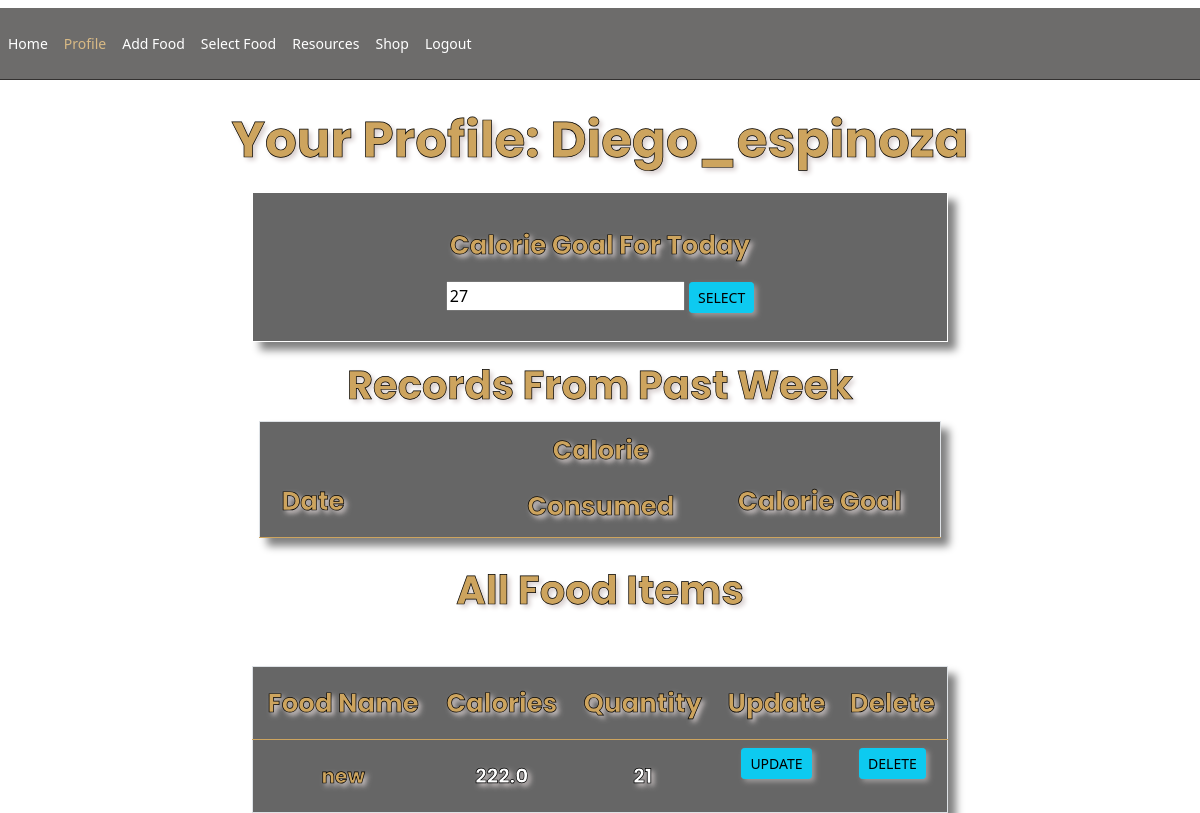
/profile/ (signed in), run on the app's committed database.
### main_app/models.py (models this page shows, shortened)
class Profile(models.Model):
	person_of = models.ForeignKey(User,null=True,on_delete=models.CASCADE)
	calorie_count = models.FloatField(default=0,null=True,blank=True)
	food_selected = models.ForeignKey(Food,on_delete=models.CASCADE,null=True,blank=True)
	quantity = models.FloatField(default=0)
	total_calorie = models.FloatField(default=0,null=True)
	date = models.DateField(auto_now_add = True)
	calorie_goal = models.PositiveIntegerField(default=0)
	all_food_selected_today = models.ManyToManyField(Food,through='PostFood',related_name='inventory')

class Food(models.Model):
	name = models.CharField(max_length=200 ,null=False)
	quantity = models.PositiveIntegerField(null=False,default=0)
	calorie = models.FloatField(null=False,default=0)
	person_of = models.ForeignKey(User,null=True,on_delete=models.CASCADE)

### main_app/views.py (the view)
# urls.py: path('profile/',views.ProfilePage,name='profile'),
@login_required
def ProfilePage(request):
	person = Profile.objects.filter(person_of=request.user).last()
	food_items = Food.objects.filter(person_of=request.user)
	form = ProfileForm(instance=person)
	if request.method == 'POST':
		form = ProfileForm(request.POST,instance=person)
		if form.is_valid():
			form.save()
			return redirect('home')
	else:
		form = ProfileForm(instance=person)
	some_day_last_week = timezone.now().date() -timedelta(days=7)
	records=Profile.objects.filter(date__gte=some_day_last_week,date__lt=timezone.now().date(),person_of=request.user)
	context = {'form':form,'food_items':food_items,'records':records}
	return render(request, 'profile.html',context)

### main_app/forms.py
class ProfileForm(forms.ModelForm):
	class Meta:
		model = Profile
		fields = ('calorie_goal',)

### main_app/templates/profile.html (shortened to what this page needs)
{% extends 'base.html' %}
{% block content %}
<br>
<div class="container-fluid">
    <div class="app-title">
        <h1 class="username" class="text-center profile-text mt-2">Your Profile: {{ request.user }} </h1>
    </div>
    <div class="row mt-4 mb-4">
        <div id="home-table" class="profgoal" class="col-lg-5 card card-body">
            <form method="POST" action="" class="login-form pt-4">
                {% for field in form %}
                <h1 class="card-title text-center">Calorie Goal For Today</h1>
                <div class="field text-center">{{ field }}
                    {% endfor %}
                    <input class="btn btn-sm btn-info" type="submit" value="select">
                </div>
            </form>
        </div>
        <div >
        <h1 id="all-food" class="text-center headline" >Records From Past Week</h1>
        <table class="table text-center" id="home-table">
            <thead class="thead-dark">
                <tr>
                    <th class="card-title" scope="col">Date</th>
                    <th id="calorie-consumed" class="card-title" scope="col">Calorie Consumed</th>
                    <th class="card-title" scope="col">Calorie Goal</th>
                </tr>
            </thead>
        </table>
     </div>
    </div>
    <h1 id="all-food" class="text-center headline">All Food Items </h1>
    <div class="row mt-5">
        <table class="table text-center" id="home-table">
            <thead>
                <tr>
                    <th class="card-title" scope="col" >Food Name</th>
                    <th class="card-title" scope="col">Calories</th>
                    <th class="card-title" scope="col">Quantity</th>
                    <th class="card-title" scope="col">Update</th>
                    <th class="card-title" scope="col">Delete</th>
                </tr>
            </thead>
            <tbody>
                {% for food in food_items %}
                <tr>
                    <td class="food-name" id="fontsize">{{ food.name }}</td>
                    <td class="add-food" id="fontsize">{{ food.calorie }}</td>
                    <td class="add-food"id="fontsize">{{ food.quantity }}</td>
                    <td><a class="btn btn-sm btn-info" href="{% url 'update_food' food.id %}">Update</a></td>
                    <td><a class="btn btn-sm btn-info" href="{% url 'delete_food' food.id %}">Delete</a></td>
                </tr>
                {% endfor %}
            </tbody>
        </table>
    </div>
</div>
{% endblock content %}

### main_app/static/homepage.css (style rules this page uses)
body { font-family: "Open Sans", sans-serif; background: #0c0b09; color: #fff; display: flex; flex-direction:column; }
a { color: #cda45e; text-decoration: none; }
h1, h2, h3, h4, h5, h6 { font-family: "Playfair Display", serif; }

### main_app/static/home.css (style rules this page uses)
body { width: 100%; height: 100vh; background: url("https://res.cloudinary.com/dvzw25pxu/image/upload/v1617725052/image123_o3uxcq.jpg") top center; background-size: cover; background-attachment: fixed; background-position: center; padding: 0; }
.username { font-size: 50px; font-weight: 700; line-height: 56px; color: #cda45e; font-family: "Poppins", sans-serif; text-shadow: 3px 3px 5px rgb(214, 205, 205); text-align: center; -webkit-text-stroke-width: .7px; -webkit-text-stroke-color: black; }
.card-title { margin: 0; font-size: 26px; font-weight: 700; line-height: 56px; color: #cda45e; font-family: "Poppins", sans-serif; -webkit-text-stroke-width: .7px; -webkit-text-stroke-color: black; text-shadow: 3px 3px 5px rgb(214, 205, 205); }
#all-food { font-size: 40px; font-weight: 700; line-height: 56px; color: #cda45e; font-family: "Poppins", sans-serif; text-shadow: 3px 3px 5px rgb(214, 205, 205); text-align: center; -webkit-text-stroke-width: .7px; -webkit-text-stroke-color: black; margin-top: 15px; }
.btn { text-transform: uppercase; box-shadow: 3px 3px 5px rgba(214, 205, 205, 0.481); }
.food-name { font-size: 20px; font-weight: 700; line-height: 56px; color: #cda45e; font-family: "Poppins", sans-serif; text-shadow: 3px 3px 5px rgb(214, 205, 205); -webkit-text-stroke-width: .7px; -webkit-text-stroke-color: black; text-align: center; }
.add-food { font-size: 20px; font-weight: 700; line-height: 56px; color: white; font-family: "Poppins", sans-serif; text-shadow: 3px 3px 5px rgb(214, 205, 205); -webkit-text-stroke-width: .7px; -webkit-text-stroke-color: black; text-align: center; }
.table { background-color: rgba(0, 0, 0, 0.6); box-shadow: 8px 8px 8px gray; border-top: solid; border-bottom: solid; border-right: solid; border-left: solid; border-color: white; border-width: thin; text-align: center; }
.profgoal { background-color: rgba(0, 0, 0, 0.6); height: 150px; box-shadow: 8px 8px 8px gray; border-top: solid; border-bottom: solid; border-right: solid; border-left: solid; border-color: white; border-width: thin; }
#home-table { margin: auto; width: 58%; }
#calorie-consumed { padding: 0 0 .5% 20%; }

### data on the page
Profile: form "27"
Food: name "new", calorie "222.0", quantity "21"

### other printed values
{{ request.user }} "Diego_espinoza"
